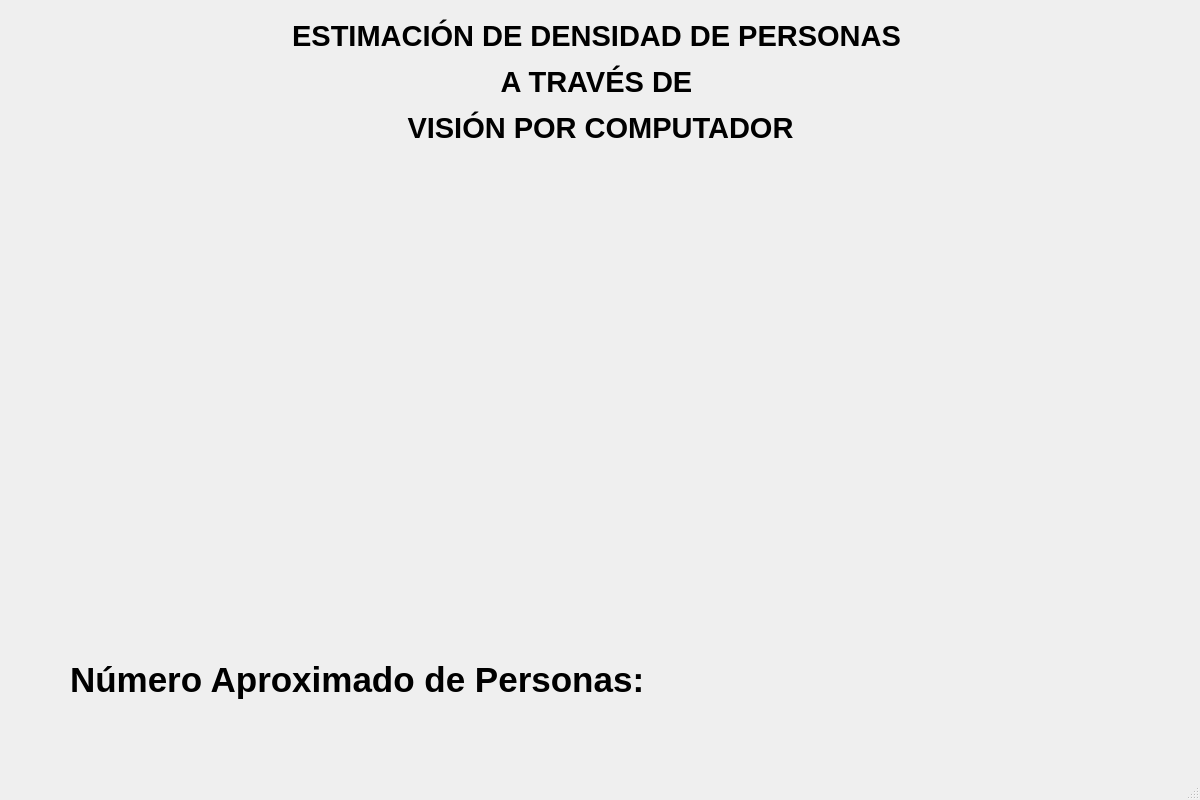
<?xml version="1.0" encoding="UTF-8"?>
<ui version="4.0">
 <class>MainWindow</class>
 <widget class="QMainWindow" name="MainWindow">
  <property name="geometry">
   <rect>
    <x>0</x>
    <y>0</y>
    <width>1200</width>
    <height>800</height>
   </rect>
  </property>
  <property name="minimumSize">
   <size>
    <width>1200</width>
    <height>0</height>
   </size>
  </property>
  <property name="maximumSize">
   <size>
    <width>1200</width>
    <height>800</height>
   </size>
  </property>
  <property name="windowTitle">
   <string>Estimación de Densidad de Personas en Imágenes</string>
  </property>
  <widget class="QWidget" name="centralwidget">
   <widget class="QLabel" name="ImagenOriginal">
    <property name="geometry">
     <rect>
      <x>70</x>
      <y>230</y>
      <width>500</width>
      <height>300</height>
     </rect>
    </property>
    <property name="text">
     <string/>
    </property>
    <property name="scaledContents">
     <bool>true</bool>
    </property>
   </widget>
   <widget class="QLabel" name="MapaDeDensidad">
    <property name="geometry">
     <rect>
      <x>630</x>
      <y>230</y>
      <width>500</width>
      <height>300</height>
     </rect>
    </property>
    <property name="text">
     <string/>
    </property>
    <property name="scaledContents">
     <bool>true</bool>
    </property>
   </widget>
   <widget class="QLabel" name="TituloNAP">
    <property name="geometry">
     <rect>
      <x>70</x>
      <y>650</y>
      <width>571</width>
      <height>61</height>
     </rect>
    </property>
    <property name="text">
     <string>&lt;html&gt;&lt;head/&gt;&lt;body&gt;&lt;p&gt;&lt;span style=&quot; font-size:26pt; font-weight:600;&quot;&gt;Número Aproximado de Personas:&lt;/span&gt;&lt;/p&gt;&lt;/body&gt;&lt;/html&gt;</string>
    </property>
   </widget>
   <widget class="QLabel" name="Number">
    <property name="geometry">
     <rect>
      <x>670</x>
      <y>650</y>
      <width>111</width>
      <height>61</height>
     </rect>
    </property>
    <property name="font">
     <font>
      <pointsize>26</pointsize>
      <weight>75</weight>
      <bold>true</bold>
     </font>
    </property>
    <property name="text">
     <string>&lt;html&gt;&lt;head/&gt;&lt;body&gt;&lt;p&gt;&lt;br/&gt;&lt;/p&gt;&lt;/body&gt;&lt;/html&gt;</string>
    </property>
   </widget>
   <widget class="QLabel" name="Titulo">
    <property name="geometry">
     <rect>
      <x>288</x>
      <y>0</y>
      <width>625</width>
      <height>165</height>
     </rect>
    </property>
    <property name="font">
     <font>
      <pointsize>30</pointsize>
     </font>
    </property>
    <property name="text">
     <string>&lt;html&gt;&lt;head/&gt;&lt;body&gt;&lt;p align=&quot;center&quot;&gt;&lt;span style=&quot; font-size:22pt; font-weight:600;&quot;&gt;ESTIMACIÓN DE DENSIDAD DE PERSONAS &lt;/span&gt;&lt;/p&gt;&lt;p align=&quot;center&quot;&gt;&lt;span style=&quot; font-size:22pt; font-weight:600;&quot;&gt;A TRAVÉS DE &lt;/span&gt;&lt;/p&gt;&lt;p align=&quot;center&quot;&gt;&lt;span style=&quot; font-size:22pt; font-weight:600;&quot;&gt;VISIÓN POR COMPUTADOR&lt;/span&gt;&lt;/p&gt;&lt;/body&gt;&lt;/html&gt;</string>
    </property>
    <property name="alignment">
     <set>Qt::AlignCenter</set>
    </property>
   </widget>
  </widget>
  <widget class="QMenuBar" name="menubar">
   <property name="geometry">
    <rect>
     <x>0</x>
     <y>0</y>
     <width>1200</width>
     <height>22</height>
    </rect>
   </property>
  </widget>
  <widget class="QStatusBar" name="statusbar"/>
  <action name="actionManual_de_Usuario">
   <property name="text">
    <string>Manual de Usuario</string>
   </property>
  </action>
  <action name="actionSobre">
   <property name="text">
    <string>Sobre</string>
   </property>
  </action>
 </widget>
 <resources/>
 <connections/>
</ui>
